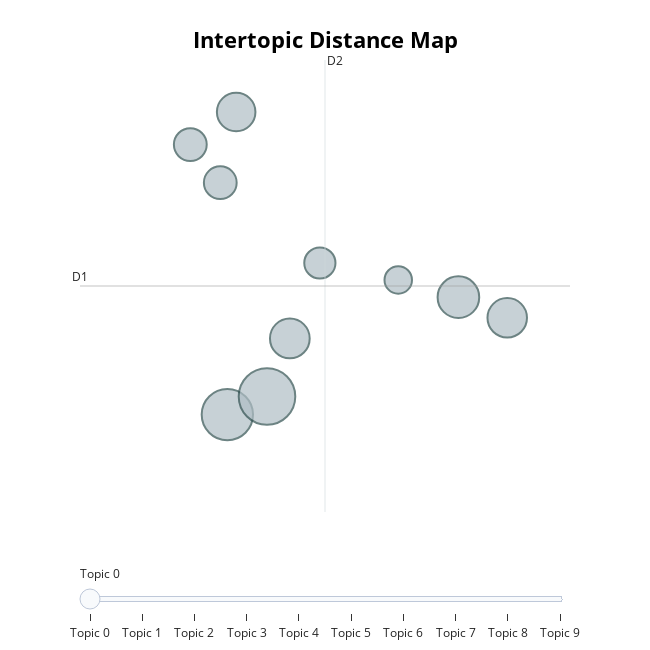

The cell this chart's notebook holds for it:
### Code cell
topic_model.visualize_topics()

### Figure 1 — Plotly figure (JSON) as saved in the notebook; plotly's stock layout.template omitted (floating-point values rounded to 4 significant figures)
{"data": [{"customdata": [[0, "nhập_học | điền | lý_lịch | học_bạ | hợp_lệ", 788], [1, "tuyển_dụng | đào_tạo | thực_tập | tuyển | làm_việc", 2746], [2, "nhặt | đánh_rơi | quên | thẻ | hậu_tạ", 1804], [3, "tuyển_sinh | đào_tạo | xét_tuyển | tuyển_dụng | trúng_tuyển", 1643], [4, "lớp_học | trường | học | năm_học | nhà_trường", 1124], [5, "chất_lượng_cao | công_nghệ_thông_tin | an_toàn_thông_tin | lập_trình | học", 1548], [6, "ký_túc_xá | phòng | trọ | giường | gác_xép", 1119], [7, "cã³ | cã | á_ | _ã | dá", 1627], [8, "trung_học_phổ_thông | học_bạ | đầu_vào | trường | thi", 1015], [9, "tuyển_dụng | đào_tạo | teambuilding | phần_mềm | thực_tập", 3334]], "hovertemplate": "<b>Topic %{customdata[0]}</b><br>%{customdata[1]}<br>Size: %{customdata[2]}", "legendgroup": "", "marker": {"color": "#B0BEC5", "line": {"color": "DarkSlateGrey", "width": 2}, "size": [788, 2746, 1804, 1643, 1124, 1548, 1119, 1627, 1015, 3334], "sizemode": "area", "sizeref": 2.084, "symbol": "circle"}, "mode": "markers", "name": "", "orientation": "v", "showlegend": false, "type": "scatter", "x": [-5.251, -6.953, -4.652, -6.331, -7.322, -6.865, -7.023, -4.166, -6.032, -6.558], "xaxis": "x", "y": [-5.213, -6.577, -5.387, -5.805, -3.842, -3.511, -4.228, -5.597, -5.041, -6.394], "yaxis": "y"}], "layout": {"annotations": [{"showarrow": false, "text": "D1", "x": -8.42, "y": -5.274, "yshift": 10}, {"showarrow": false, "text": "D2", "x": -5.981, "xshift": 10, "y": -2.985}], "height": 650, "hoverlabel": {"bgcolor": "white", "font": {"family": "Rockwell", "size": 16}}, "legend": {"itemsizing": "constant", "tracegroupgap": 0}, "margin": {"t": 60}, "shapes": [{"line": {"color": "#CFD8DC", "width": 2}, "type": "line", "x0": -5.981, "x1": -5.981, "y0": -7.564, "y1": -2.985}, {"line": {"color": "#9E9E9E", "width": 2}, "type": "line", "x0": -8.42, "x1": -3.541, "y0": -5.274, "y1": -5.274}], "sliders": [{"active": 0, "pad": {"t": 50}, "steps": [{"args": [{"marker.color": [["red", "#B0BEC5", "#B0BEC5", "#B0BEC5", "#B0BEC5", "#B0BEC5", "#B0BEC5", "#B0BEC5", "#B0BEC5", "#B0BEC5"]]}], "label": "Topic 0", "method": "update"}, {"args": [{"marker.color": [["#B0BEC5", "red", "#B0BEC5", "#B0BEC5", "#B0BEC5", "#B0BEC5", "#B0BEC5", "#B0BEC5", "#B0BEC5", "#B0BEC5"]]}], "label": "Topic 1", "method": "update"}, {"args": [{"marker.color": [["#B0BEC5", "#B0BEC5", "red", "#B0BEC5", "#B0BEC5", "#B0BEC5", "#B0BEC5", "#B0BEC5", "#B0BEC5", "#B0BEC5"]]}], "label": "Topic 2", "method": "update"}, {"args": [{"marker.color": [["#B0BEC5", "#B0BEC5", "#B0BEC5", "red", "#B0BEC5", "#B0BEC5", "#B0BEC5", "#B0BEC5", "#B0BEC5", "#B0BEC5"]]}], "label": "Topic 3", "method": "update"}, {"args": [{"marker.color": [["#B0BEC5", "#B0BEC5", "#B0BEC5", "#B0BEC5", "red", "#B0BEC5", "#B0BEC5", "#B0BEC5", "#B0BEC5", "#B0BEC5"]]}], "label": "Topic 4", "method": "update"}, {"args": [{"marker.color": [["#B0BEC5", "#B0BEC5", "#B0BEC5", "#B0BEC5", "#B0BEC5", "red", "#B0BEC5", "#B0BEC5", "#B0BEC5", "#B0BEC5"]]}], "label": "Topic 5", "method": "update"}, {"args": [{"marker.color": [["#B0BEC5", "#B0BEC5", "#B0BEC5", "#B0BEC5", "#B0BEC5", "#B0BEC5", "red", "#B0BEC5", "#B0BEC5", "#B0BEC5"]]}], "label": "Topic 6", "method": "update"}, {"args": [{"marker.color": [["#B0BEC5", "#B0BEC5", "#B0BEC5", "#B0BEC5", "#B0BEC5", "#B0BEC5", "#B0BEC5", "red", "#B0BEC5", "#B0BEC5"]]}], "label": "Topic 7", "method": "update"}, {"args": [{"marker.color": [["#B0BEC5", "#B0BEC5", "#B0BEC5", "#B0BEC5", "#B0BEC5", "#B0BEC5", "#B0BEC5", "#B0BEC5", "red", "#B0BEC5"]]}], "label": "Topic 8", "method": "update"}, {"args": [{"marker.color": [["#B0BEC5", "#B0BEC5", "#B0BEC5", "#B0BEC5", "#B0BEC5", "#B0BEC5", "#B0BEC5", "#B0BEC5", "#B0BEC5", "red"]]}], "label": "Topic 9", "method": "update"}]}], "title": {"font": {"color": "Black", "size": 22}, "text": "<b>Intertopic Distance Map</b>", "x": 0.5, "xanchor": "center", "y": 0.95, "yanchor": "top"}, "width": 650, "xaxis": {"anchor": "y", "domain": [0, 1], "range": [-8.42, -3.541], "title": {"text": ""}, "visible": false}, "yaxis": {"anchor": "x", "domain": [0, 1], "range": [-7.564, -2.985], "title": {"text": ""}, "visible": false}}}
